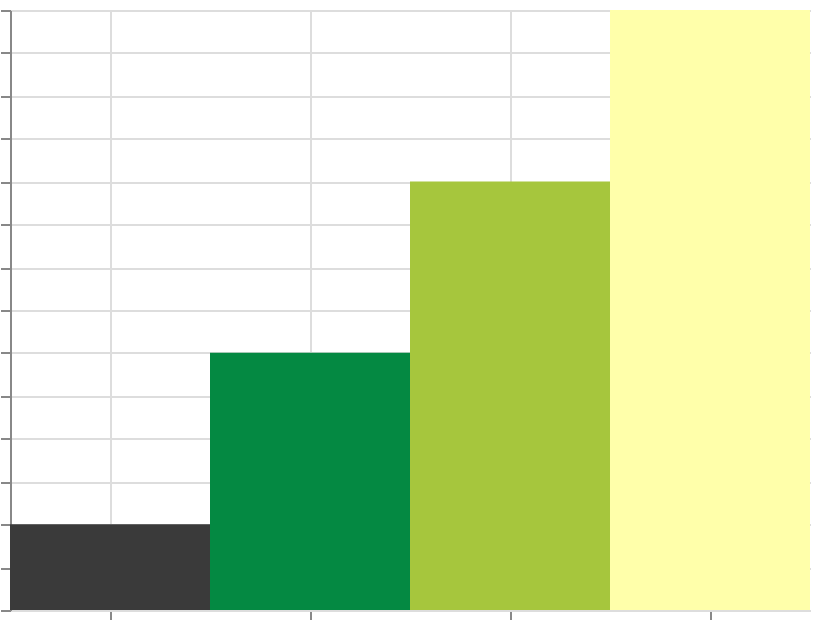

Write the Vega-Lite specification saved for this chart.
### Vega specification from a JSON file in a GitHub repository (floating-point values rounded to 4 significant figures)
{"$schema": "https://vega.github.io/schema/vega/v6.json", "width": 400, "height": 300, "padding": 5, "autosize": "none", "data": [{"name": "table", "values": [{"cat": "A", "val": 10}, {"cat": "B", "val": 30}, {"cat": "C", "val": 50}, {"cat": "D", "val": 70}]}], "scales": [{"name": "x", "type": "band", "domain": {"data": "table", "field": "cat", "sort": true}, "range": "width"}, {"name": "y", "type": "linear", "domain": {"data": "table", "field": "val"}, "range": [{"signal": "height"}, 0], "zero": true, "nice": true}, {"name": "color", "type": "linear", "domain": {"data": "table", "field": "val"}, "range": {"scheme": "darkgreen"}}], "marks": [{"type": "rect", "from": {"data": "table"}, "encode": {"update": {"x": {"scale": "x", "field": "cat"}, "width": {"scale": "x", "band": 1}, "y": {"scale": "y", "field": "val"}, "y2": {"scale": "y", "value": 0}, "fill": {"scale": "color", "field": "val"}}}}], "axes": [{"scale": "x", "orient": "bottom", "grid": true, "labels": false}, {"scale": "y", "orient": "left", "grid": true, "labels": false}], "legends": [{"fill": "color"}]}
